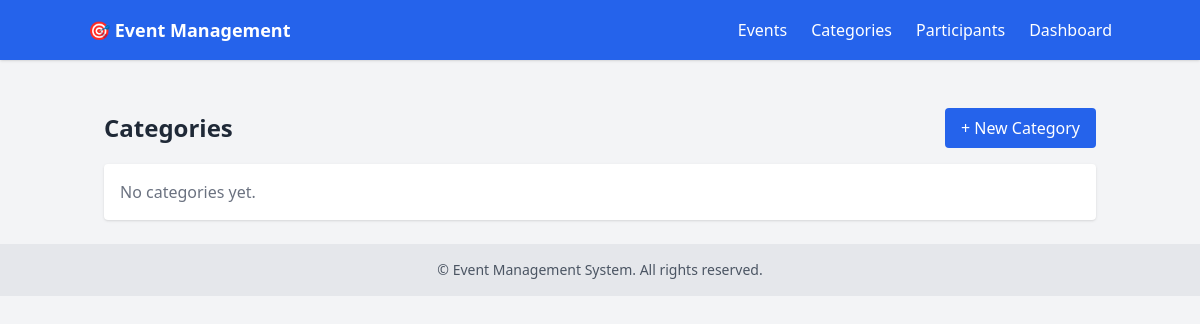
Page /categories/ on the earlier database version.
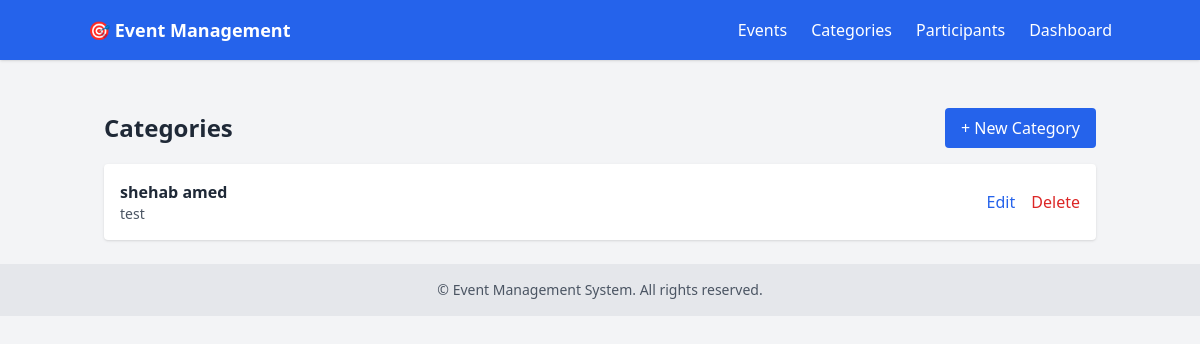
Same page on the later database version.
### tasks/models.py (models this page shows, shortened)
class Category(models.Model):
    name = models.CharField(max_length=100)
    description = models.TextField()

### tasks/views.py (the view)
# urls.py: path('categories/', views.category_list, name='category_list'),
def category_list(request):
    categories = Category.objects.all()
    return render(request, 'tasks/category_list.html', {'categories': categories})

### tasks/templates/tasks/category_list.html (shortened to what this page needs)
{% extends "tasks/base.html" %}
{% block content %}
<div class="flex justify-between items-center mb-4">
    <h1 class="text-2xl font-bold">Categories</h1>
    <a href="{% url 'category_create' %}" class="bg-blue-600 text-white px-4 py-2 rounded hover:bg-blue-700">+ New Category</a>
</div>
<ul class="bg-white rounded shadow divide-y">
    {% for category in categories %}
    <li class="p-4 flex justify-between items-center">
        <div>
            <p class="font-semibold">{{ category.name }}</p>
            <p class="text-sm text-gray-600">{{ category.description }}</p>
        </div>
        <div class="space-x-3">
            <a href="{% url 'category_edit' category.pk %}" class="text-blue-600 hover:underline">Edit</a>
            <a href="{% url 'category_delete' category.pk %}" class="text-red-600 hover:underline">Delete</a>
        </div>
    </li>
    {% empty %}
    <li class="p-4 text-gray-500">No categories yet.</li>
    {% endfor %}
</ul>
{% endblock %}

Differences in the rows shown:
added Category: name "shehab amed", description "test"
Other differences:
text no longer shown: "No categories yet."
